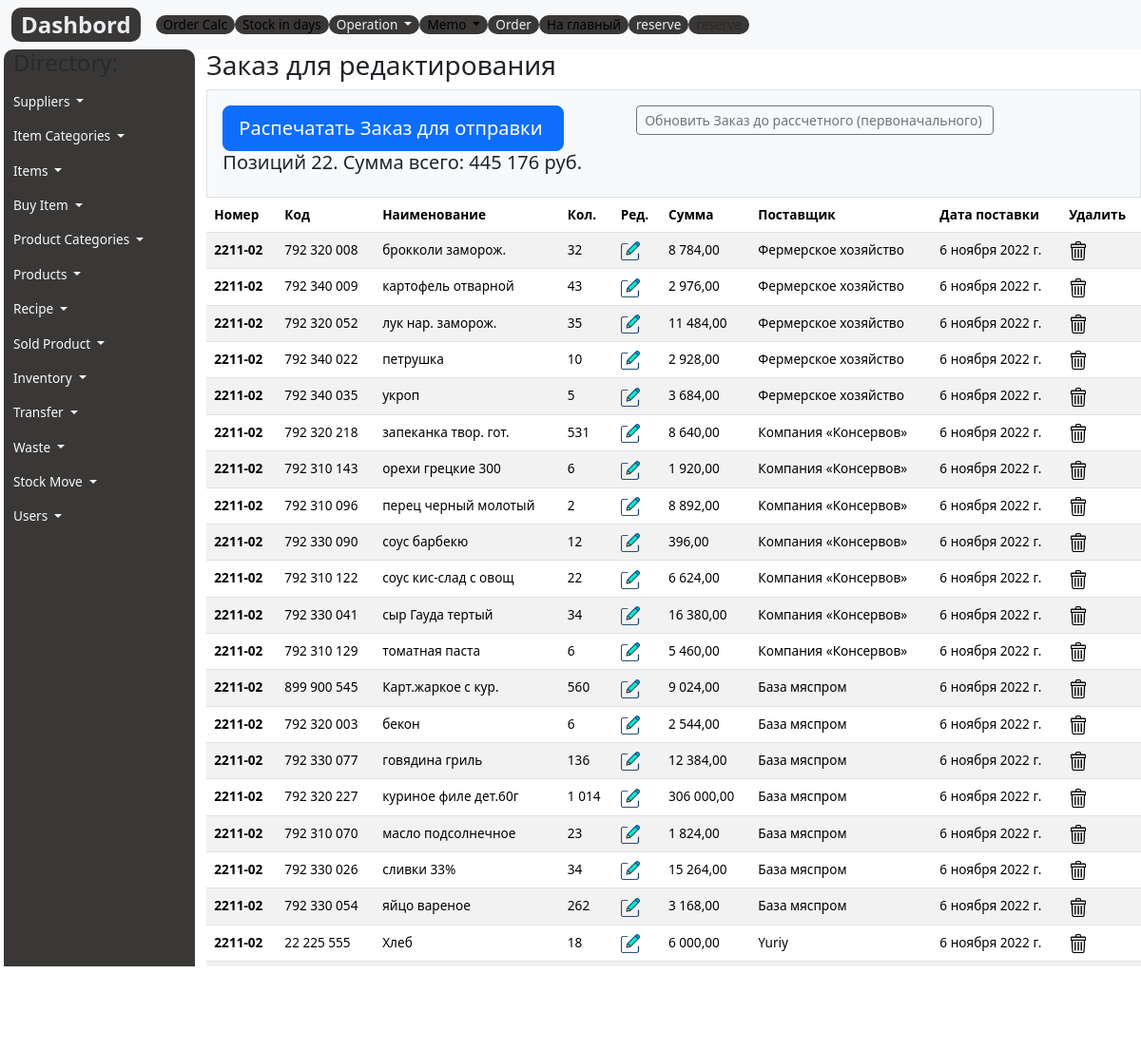
Page /acore/order on the committed database.
### acore/models.py (models this page shows, shortened)
class Order(models.Model):
    code=models.DecimalField(max_digits=12, help_text="Не более 12 знаков",decimal_places=0,null=True,verbose_name='Код')
    name = models.CharField(max_length=200, help_text="Не более 200 знаков", db_index=True)
    order_number = models.CharField(max_length=10, help_text="Не более 10 знаков",)
    order= models.IntegerField(verbose_name='Заказ, ед.')
    order_cost=models.DecimalField(max_digits=10, help_text="Не более 10 знаков",decimal_places=2, null=True)
    supply_pack = models.IntegerField(verbose_name='Упаковка, ед.', null=True, default=1)
    supplier=models.CharField(max_length=200, help_text="Не более 200 знаков", null=True)
    delivery_date = models.DateField(verbose_name='Дата поставки')
    created_date = models.DateField(auto_now_add=True)
    class Meta:
        ordering = ['-supplier','name']
        verbose_name = 'Заказ'
        verbose_name_plural = 'Заказ'

### acore/views.py (the view)
# urls.py: path('order', order, name='order'),
def order(request):
    order=Order.objects.all()
    summ_order = Order.objects.aggregate(sum_order=Sum('order_cost')).get('sum_order')
    order_costs=summ_order
    context={
        'title':'Order for',
        'order': order,
        'order_costs':order_costs
    }
    return render(request,'list/order.html', context)

### acore/templates/list/order.html (shortened to what this page needs)
{% extends 'base.html' %}
{% load static %}
{% block content %}
<h3>Заказ для редактирования</h3>
<div class="col-12">
  <div class="p-3 border bg-light">
    <div class="row col-11">
      <div class="col-6">
        <form action="{% url 'print' %}" method="post" novalidate="novalidate">
          <input id="payment-button" type="submit" class="btn btn-lg btn-primary btn-block" name="export"
            value="Распечатать Заказ для отправки " />
        </form>
      </div>
      <div class="col-5">
        <form action="{% url 'order_calc' %}" method="post" novalidate="novalidate">
          <input id="payment-button" type="submit" class="btn btn-sm btn-outline-secondary btn-block" name="export"
            value="Обновить Заказ до рассчетного (первоначального) " />
        </form>
      </div>
    </div>
    <h5>Позиций {{order.count}}. Сумма всего: {{order_costs}} руб. </h5>
  </div>
</div>
<table class="table table-striped">
  <thead style="position: sticky;
  top: -1px;
  z-index: 2;background: #9d9e9e;">
    <tr>
      <th scope="col">Номер</th>
      <th scope="col">Код</th>
      <th scope="col">Наименование</th>
      <th scope="col">Кол.</th>
      <th scope="col">Ред.</th>
      <th scope="col">Сумма</th>
      <th scope="col">Поставщик</th>
      <th scope="col">Дата поставки</th>
      <th scope="col">Удалить</th>
    </tr>
  </thead>
  <tbody>
    {% for item in order %}
    <tr>
      <th scope="row">{{item.order_number}}</th>
      <td>{{item.code}}</td>
      <td>{{item.name}}</td>
      <td>{{item.order}}</td>
      <td><a href='{% url "order_edit_form" item.id %}'><img width="20px" src="{% static 'images/edit.png' %}"
            alt="Edit"></a>
      </td>
      <td>{{item.order_cost}}</td>
      <td>{{item.supplier}}</td>
      <td>{{item.delivery_date}}</td>
      <td><a href='{% url "order_delete" item.id %}'><img width="20px" src="{% static 'images/trash.png' %}"
            alt="Del"></a>
      </td>
    </tr>
    {% endfor %}
  </tbody>
</table>
{% endblock %}

### mms22/static/css/style.css (style rules this page uses)
body { font-size: 0.85rem !important; }

### rows in the picture
Order: order_number "2211-02", code "792 320 008", name "брокколи заморож.", order "32", order_cost "8 784,00", supplier "Фермерское хозяйство", delivery_date "6 ноября 2022 г."
Order: order_number "2211-02", code "792 340 009", name "картофель отварной", order "43", order_cost "2 976,00", supplier "Фермерское хозяйство", delivery_date "6 ноября 2022 г."
Order: order_number "2211-02", code "792 320 052", name "лук нар. заморож.", order "35", order_cost "11 484,00", supplier "Фермерское хозяйство", delivery_date "6 ноября 2022 г."
Order: order_number "2211-02", code "792 340 022", name "петрушка", order "10", order_cost "2 928,00", supplier "Фермерское хозяйство", delivery_date "6 ноября 2022 г."
Order: order_number "2211-02", code "792 340 035", name "укроп", order "5", order_cost "3 684,00", supplier "Фермерское хозяйство", delivery_date "6 ноября 2022 г."
Order: order_number "2211-02", code "792 320 218", name "запеканка твор. гот.", order "531", order_cost "8 640,00", supplier "Компания «Консервов»", delivery_date "6 ноября 2022 г."
Order: order_number "2211-02", code "792 310 143", name "орехи грецкие 300", order "6", order_cost "1 920,00", supplier "Компания «Консервов»", delivery_date "6 ноября 2022 г."
Order: order_number "2211-02", code "792 310 096", name "перец черный молотый", order "2", order_cost "8 892,00", supplier "Компания «Консервов»", delivery_date "6 ноября 2022 г."
Order: order_number "2211-02", code "792 330 090", name "соус барбекю", order "12", order_cost "396,00", supplier "Компания «Консервов»", delivery_date "6 ноября 2022 г."
Order: order_number "2211-02", code "792 310 122", name "соус кис-слад с овощ", order "22", order_cost "6 624,00", supplier "Компания «Консервов»", delivery_date "6 ноября 2022 г."
Order: order_number "2211-02", code "792 330 041", name "сыр Гауда тертый", order "34", order_cost "16 380,00", supplier "Компания «Консервов»", delivery_date "6 ноября 2022 г."
Order: order_number "2211-02", code "792 310 129", name "томатная паста", order "6", order_cost "5 460,00", supplier "Компания «Консервов»", delivery_date "6 ноября 2022 г."
Order: order_number "2211-02", code "899 900 545", name "Карт.жаркое с кур.", order "560", order_cost "9 024,00", supplier "База мяспром", delivery_date "6 ноября 2022 г."
Order: order_number "2211-02", code "792 320 003", name "бекон", order "6", order_cost "2 544,00", supplier "База мяспром", delivery_date "6 ноября 2022 г."
Order: order_number "2211-02", code "792 330 077", name "говядина гриль", order "136", order_cost "12 384,00", supplier "База мяспром", delivery_date "6 ноября 2022 г."
Order: order_number "2211-02", code "792 320 227", name "куриное филе дет.60г", order "1 014", order_cost "306 000,00", supplier "База мяспром", delivery_date "6 ноября 2022 г."
Order: order_number "2211-02", code "792 310 070", name "масло подсолнечное", order "23", order_cost "1 824,00", supplier "База мяспром", delivery_date "6 ноября 2022 г."
Order: order_number "2211-02", code "792 330 026", name "сливки 33%", order "34", order_cost "15 264,00", supplier "База мяспром", delivery_date "6 ноября 2022 г."
Order: order_number "2211-02", code "792 330 054", name "яйцо вареное", order "262", order_cost "3 168,00", supplier "База мяспром", delivery_date "6 ноября 2022 г."
Order: order_number "2211-02", code "22 225 555", name "Хлеб", order "18", order_cost "6 000,00", supplier "Yuriy", delivery_date "6 ноября 2022 г."

### other values in the picture
{{ order.count }} "22"
{{ order_costs }} "445 176"
